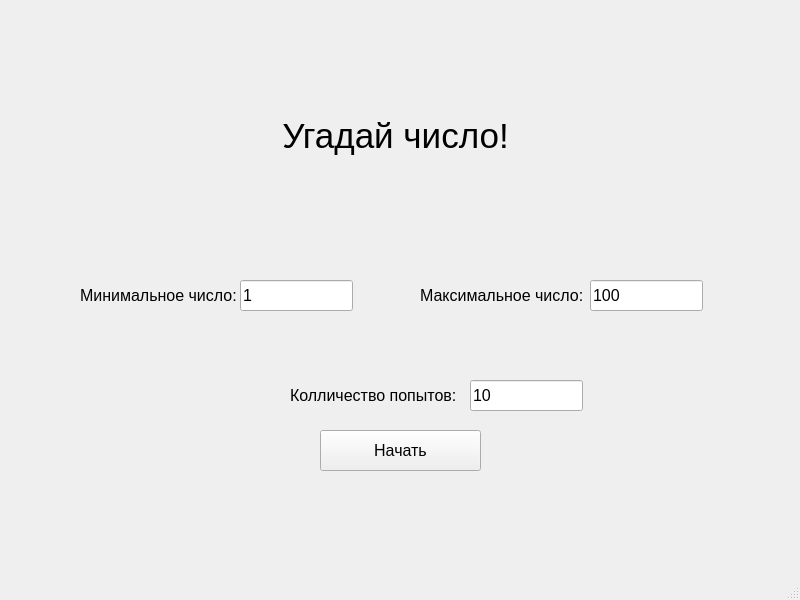
<?xml version="1.0" encoding="UTF-8"?>
<ui version="4.0">
 <class>MainWindow</class>
 <widget class="QMainWindow" name="MainWindow">
  <property name="geometry">
   <rect>
    <x>0</x>
    <y>0</y>
    <width>800</width>
    <height>600</height>
   </rect>
  </property>
  <property name="font">
   <font>
    <pointsize>12</pointsize>
   </font>
  </property>
  <property name="windowTitle">
   <string>MainWindow</string>
  </property>
  <widget class="QWidget" name="centralwidget">
   <widget class="QLabel" name="label">
    <property name="geometry">
     <rect>
      <x>260</x>
      <y>90</y>
      <width>271</width>
      <height>91</height>
     </rect>
    </property>
    <property name="font">
     <font>
      <pointsize>26</pointsize>
     </font>
    </property>
    <property name="text">
     <string>Угадай число!</string>
    </property>
    <property name="alignment">
     <set>Qt::AlignCenter</set>
    </property>
   </widget>
   <widget class="QLabel" name="label_2">
    <property name="geometry">
     <rect>
      <x>80</x>
      <y>280</y>
      <width>171</width>
      <height>31</height>
     </rect>
    </property>
    <property name="text">
     <string>Минимальное число:</string>
    </property>
   </widget>
   <widget class="QLabel" name="label_3">
    <property name="geometry">
     <rect>
      <x>420</x>
      <y>280</y>
      <width>181</width>
      <height>31</height>
     </rect>
    </property>
    <property name="text">
     <string>Максимальное число:</string>
    </property>
   </widget>
   <widget class="QLabel" name="label_4">
    <property name="geometry">
     <rect>
      <x>290</x>
      <y>380</y>
      <width>171</width>
      <height>31</height>
     </rect>
    </property>
    <property name="text">
     <string>Колличество попытов:</string>
    </property>
   </widget>
   <widget class="QLineEdit" name="lineEdit">
    <property name="geometry">
     <rect>
      <x>240</x>
      <y>280</y>
      <width>113</width>
      <height>31</height>
     </rect>
    </property>
    <property name="text">
     <string>1</string>
    </property>
   </widget>
   <widget class="QLineEdit" name="lineEdit_2">
    <property name="geometry">
     <rect>
      <x>590</x>
      <y>280</y>
      <width>113</width>
      <height>31</height>
     </rect>
    </property>
    <property name="text">
     <string>100</string>
    </property>
   </widget>
   <widget class="QLineEdit" name="lineEdit_3">
    <property name="geometry">
     <rect>
      <x>470</x>
      <y>380</y>
      <width>113</width>
      <height>31</height>
     </rect>
    </property>
    <property name="text">
     <string>10</string>
    </property>
   </widget>
   <widget class="QPushButton" name="pushButton">
    <property name="geometry">
     <rect>
      <x>320</x>
      <y>430</y>
      <width>161</width>
      <height>41</height>
     </rect>
    </property>
    <property name="text">
     <string>Начать</string>
    </property>
   </widget>
  </widget>
  <widget class="QMenuBar" name="menubar">
   <property name="geometry">
    <rect>
     <x>0</x>
     <y>0</y>
     <width>800</width>
     <height>27</height>
    </rect>
   </property>
  </widget>
  <widget class="QStatusBar" name="statusbar"/>
 </widget>
 <resources/>
 <connections/>
</ui>
